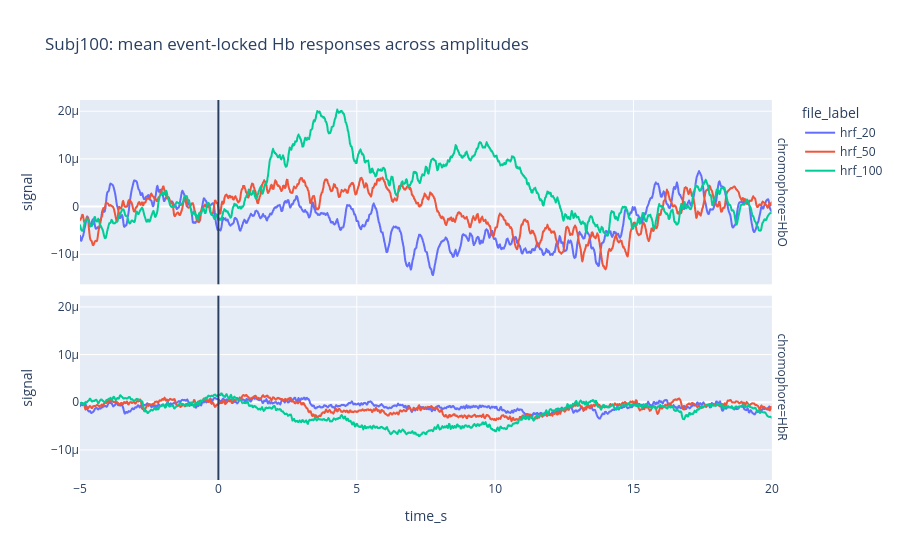

The notebook cell saved with this chart:
### Code cell
amplitude_epoch_figure = px.line(
    amplitude_epoch_df,
    x="time_s",
    y="signal",
    color="file_label",
    facet_row="chromophore",
    title=f"{subject_name}: mean event-locked Hb responses across amplitudes",
)

amplitude_epoch_figure.add_vline(x=0.0)
amplitude_epoch_figure.show()
amplitude_epoch_figure.write_html(output_figures_dir / f"{subject_name.lower()}_hb_epoch_amplitude_comparison.html")

### Figure 1 — Plotly figure (JSON) as saved in the notebook; plotly's stock layout.template omitted (floating-point values rounded to 4 significant figures; data arrays with more than 128 entries replaced by an {"elided": "..."} marker saying what was removed)
{"data": [{"hovertemplate": "file_label=hrf_20<br>chromophore=HbO<br>time_s=%{x}<br>signal=%{y}<extra></extra>", "legendgroup": "hrf_20", "line": {"color": "#636efa", "dash": "solid"}, "marker": {"symbol": "circle"}, "mode": "lines", "name": "hrf_20", "showlegend": true, "type": "scattergl", "x": {"elided": "1251 float values"}, "xaxis": "x2", "y": {"elided": "1251 float values"}, "yaxis": "y2"}, {"hovertemplate": "file_label=hrf_20<br>chromophore=HbR<br>time_s=%{x}<br>signal=%{y}<extra></extra>", "legendgroup": "hrf_20", "line": {"color": "#636efa", "dash": "solid"}, "marker": {"symbol": "circle"}, "mode": "lines", "name": "hrf_20", "showlegend": false, "type": "scattergl", "x": {"elided": "1251 float values"}, "xaxis": "x", "y": {"elided": "1251 float values"}, "yaxis": "y"}, {"hovertemplate": "file_label=hrf_50<br>chromophore=HbO<br>time_s=%{x}<br>signal=%{y}<extra></extra>", "legendgroup": "hrf_50", "line": {"color": "#EF553B", "dash": "solid"}, "marker": {"symbol": "circle"}, "mode": "lines", "name": "hrf_50", "showlegend": true, "type": "scattergl", "x": {"elided": "1251 float values"}, "xaxis": "x2", "y": {"elided": "1251 float values"}, "yaxis": "y2"}, {"hovertemplate": "file_label=hrf_50<br>chromophore=HbR<br>time_s=%{x}<br>signal=%{y}<extra></extra>", "legendgroup": "hrf_50", "line": {"color": "#EF553B", "dash": "solid"}, "marker": {"symbol": "circle"}, "mode": "lines", "name": "hrf_50", "showlegend": false, "type": "scattergl", "x": {"elided": "1251 float values"}, "xaxis": "x", "y": {"elided": "1251 float values"}, "yaxis": "y"}, {"hovertemplate": "file_label=hrf_100<br>chromophore=HbO<br>time_s=%{x}<br>signal=%{y}<extra></extra>", "legendgroup": "hrf_100", "line": {"color": "#00cc96", "dash": "solid"}, "marker": {"symbol": "circle"}, "mode": "lines", "name": "hrf_100", "showlegend": true, "type": "scattergl", "x": {"elided": "1251 float values"}, "xaxis": "x2", "y": {"elided": "1251 float values"}, "yaxis": "y2"}, {"hovertemplate": "file_label=hrf_100<br>chromophore=HbR<br>time_s=%{x}<br>signal=%{y}<extra></extra>", "legendgroup": "hrf_100", "line": {"color": "#00cc96", "dash": "solid"}, "marker": {"symbol": "circle"}, "mode": "lines", "name": "hrf_100", "showlegend": false, "type": "scattergl", "x": {"elided": "1251 float values"}, "xaxis": "x", "y": {"elided": "1251 float values"}, "yaxis": "y"}], "layout": {"annotations": [{"showarrow": false, "text": "chromophore=HbR", "textangle": 90, "x": 0.98, "xanchor": "left", "xref": "paper", "y": 0.2425, "yanchor": "middle", "yref": "paper"}, {"showarrow": false, "text": "chromophore=HbO", "textangle": 90, "x": 0.98, "xanchor": "left", "xref": "paper", "y": 0.7575, "yanchor": "middle", "yref": "paper"}], "legend": {"title": {"text": "file_label"}, "tracegroupgap": 0}, "shapes": [{"type": "line", "x0": 0, "x1": 0, "xref": "x", "y0": 0, "y1": 1, "yref": "y domain"}, {"type": "line", "x0": 0, "x1": 0, "xref": "x2", "y0": 0, "y1": 1, "yref": "y2 domain"}], "title": {"text": "Subj100: mean event-locked Hb responses across amplitudes"}, "xaxis": {"anchor": "y", "domain": [0, 0.98], "title": {"text": "time_s"}}, "xaxis2": {"anchor": "y2", "domain": [0, 0.98], "matches": "x", "showticklabels": false}, "yaxis": {"anchor": "x", "domain": [0, 0.485], "title": {"text": "signal"}}, "yaxis2": {"anchor": "x2", "domain": [0.515, 1], "matches": "y", "title": {"text": "signal"}}}}
